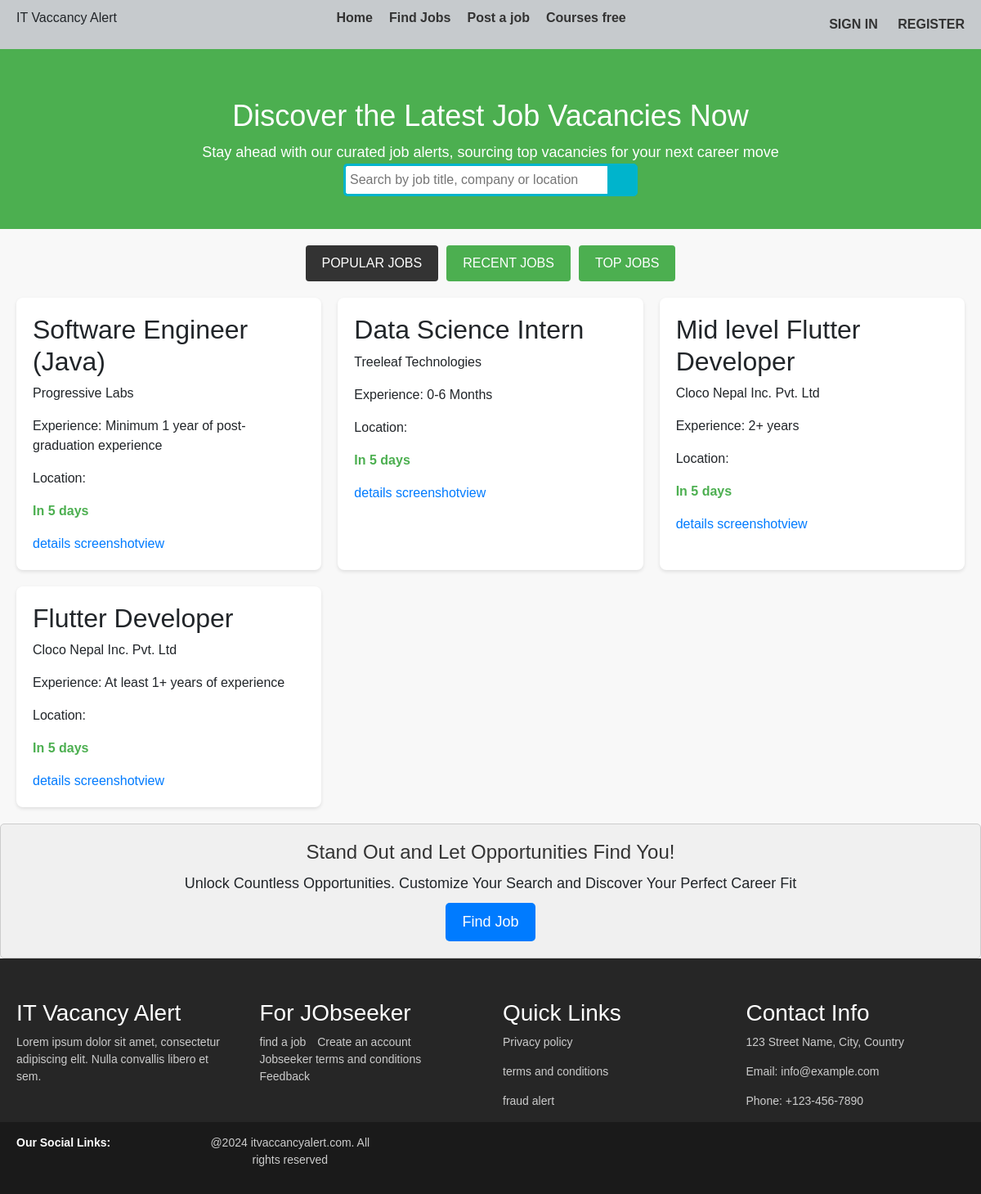
The page / on the database its author committed.
### image_gen/models.py (models this page shows, shortened)
class JobListing(models.Model):
    company = models.ForeignKey(Company, on_delete=models.CASCADE)
    position = models.CharField(max_length=100)
    experience = models.CharField(max_length=100, help_text='2-3 Years')
    Employement_type  = models.CharField(max_length=50, choices=[
        ('Full-Time', 'Full-Time'),
        ('On-site Full-Time', 'On-site Full-Time'),
        ('On-site Part-Time', 'On-site Part-Time'),
        ('Hybrid Full-Time', 'Hybrid Full-Time'),
        ('Part-Time', 'Part-Time'),
        ('Remote', 'Remote'),
        ('Internship', 'Internship')
    ])
    Seniority_level = models.CharField(max_length=50, choices=[
        ('Junior', 'Junior'),
        ('Mid-Level', 'Mid-Level'),
        ('Senior', 'Senior'),
        ('Team Lead', 'Team Lead'),
        ('Project Manager', 'Project Manager')
    ], blank=True, null=True,)
    salary = models.CharField(max_length=100, default='Negotiable/Not Disclosed')
    deadline = models.DateTimeField(blank=True, null=True)
    date_published = models.DateTimeField(auto_now_add=True)
    application_link = models.URLField(blank=True, null=True)
    application_email = models.EmailField(blank=True, null=True)
    no_of_vaccancy = models.CharField(max_length=5,blank=True, null=True)
    education_level = models.CharField(max_length=100, blank=True, null=True)
    vac_img = models.ImageField(upload_to='vaccancy', null=True, blank=True)
    Job_views = models.PositiveIntegerField(default=0)
    application_count = models.PositiveIntegerField(default=0)
    class Meta:
        ordering = ['-id']

class Company(models.Model):
    name = models.CharField(max_length=100)
    about = models.TextField(blank=True, null=True)
    email = models.EmailField(blank=True, null=True)
    website = models.URLField(blank=True, null=True)
    address = models.CharField(max_length=200, blank=True, null=True)
    phone_number = models.CharField(max_length=20, blank=True, null=True)
    established_date = models.CharField(max_length=4, validators=[validate_year_format], blank=True, null=True, help_text='Enter the year in YYYY format')
    size = models.CharField(max_length=50, blank=True, null=True)
    logo = models.ImageField(upload_to='company_logos/', blank=True, null=True)
    industry = models.ForeignKey(Industry, on_delete=models.SET_NULL, null=True, blank=True)
    def __str__(self):
        return self.name

### image_gen/views.py (the view)
# urls.py: path('', views.listings, name='listings'),
def listings(request):
    jobs = JobListing.objects.all()
    return render(request, 'dashboard.html', {'jobs': jobs})

### image_gen/templates/dashboard.html (shortened to what this page needs)
{% extends 'base.html' %}
{% block content %}
<main>
    <div class="search-section">
        <h1>Discover the Latest Job Vacancies Now</h1>
        <p>Stay ahead with our curated job alerts, sourcing top vacancies for your next career move</p>
        <div class="wrap">
            <div class="search">
                <input type="text" class="searchTerm" placeholder="Search by job title, company or location">
                <button type="submit" class="searchButton">
                </button>
            </div>
        </div>
    </div>
    <div class="job-section">
        <div class="tabs">
            <button class="tab-link active">POPULAR JOBS</button>
            <button class="tab-link">RECENT JOBS</button>
            <button class="tab-link">TOP JOBS</button>
        </div>
        <div class="job-list">
            {% for job in jobs %}
            <div class="job-card" onclick="location.href='{% url 'job_listing_details' job.id %}'">
                <h2>{{ job.position }}</h2>
                <p>{{ job.company }}</p>
                <p>Experience: {{ job.experience }}</p>
                <p>Location: {{ job.location }}</p>
                <p class="days-left">In 5 days</p>
                <a href="{% url 'job_listing_details' job.id %}">details</a>
                <a href="{% url 'screenshotview' job.id %}">screenshotview</a>
            </div>
            {% endfor %}
        </div>
    </div>
    <div class="banner-text">
        <h2>Stand Out and Let Opportunities Find You!</h2>
        <p>Unlock Countless Opportunities. Customize Your Search and Discover Your Perfect Career Fit</p>
        <a href="#" class="button">Find Job</a>
    </div>
</main>
{% endblock %}

### static/css/style4.css (style rules this page uses)
body { font-family: Arial, sans-serif; margin: 0; padding: 0; background-color: #f8f8f8; }
.search-section { text-align: center; padding: 60px 20px; background-color: #4CAF50; color: #fff; }
.search-section h1 { margin: 0; font-size: 36px; }
.search-section p { margin: 10px 0 20px; font-size: 18px; }
.job-section { max-width: 1200px; margin: 20px auto; padding: 0 20px; }
.tabs { display: flex; justify-content: center; gap: 10px; margin-bottom: 20px; }
.tab-link { padding: 10px 20px; background-color: #4CAF50; color: #fff; border: none; border-radius: 4px; cursor: pointer; }
.tab-link.active { background-color: #333; }
.job-list { display: grid; grid-template-columns: repeat(auto-fill, minmax(300px, 1fr)); gap: 20px; }
.job-card { background-color: #fff; padding: 20px; border-radius: 8px; box-shadow: 0 2px 4px rgba(0,0,0,0.1); cursor: pointer; }
.job-card h2 { margin-top: 0; }
.job-card .days-left { color: #4CAF50; font-weight: bold; }
.search { width: 100%; position: relative; display: flex; }
.searchTerm { width: 100%; border: 3px solid #00B4CC; border-right: none; padding: 5px; border-radius: 5px 0 0 5px; outline: none; color: #9DBFAF; }
.searchButton { width: 40px; border: 1px solid #00B4CC; background: #00B4CC; text-align: center; color: #fff; border-radius: 0 5px 5px 0; cursor: pointer; font-size: 20px; }
.wrap { width: 30%; position: absolute; left: 50%; transform: translate(-50%, -50%); }
.banner-text { font-family: Arial, sans-serif; font-size: 18px; line-height: 1.5; text-align: center; padding: 20px; background-color: #f0f0f0; border: 1px solid #ccc; border-radius: 5px; margin: 0 auto; }
.banner-text h2 { font-size: 24px; margin-bottom: 10px; color: #333; }
.banner-text p { margin-bottom: 10px; }
.button { display: inline-block; padding: 10px 20px; background-color: #007bff; color: #fff; text-decoration: none; border-radius: 5px; transition: background-color 0.3s ease; }

### rows shown on the page
JobListing: position "Software Engineer (Java)", company "Progressive Labs", experience "Minimum 1 year of post-graduation experience"
JobListing: position "Data Science Intern", company "Treeleaf Technologies", experience "0-6 Months"
JobListing: position "Mid level Flutter Developer", company "Cloco Nepal Inc. Pvt. Ltd", experience "2+ years"
JobListing: position "Flutter Developer", company "Cloco Nepal Inc. Pvt. Ltd", experience "At least 1+ years of experience"
